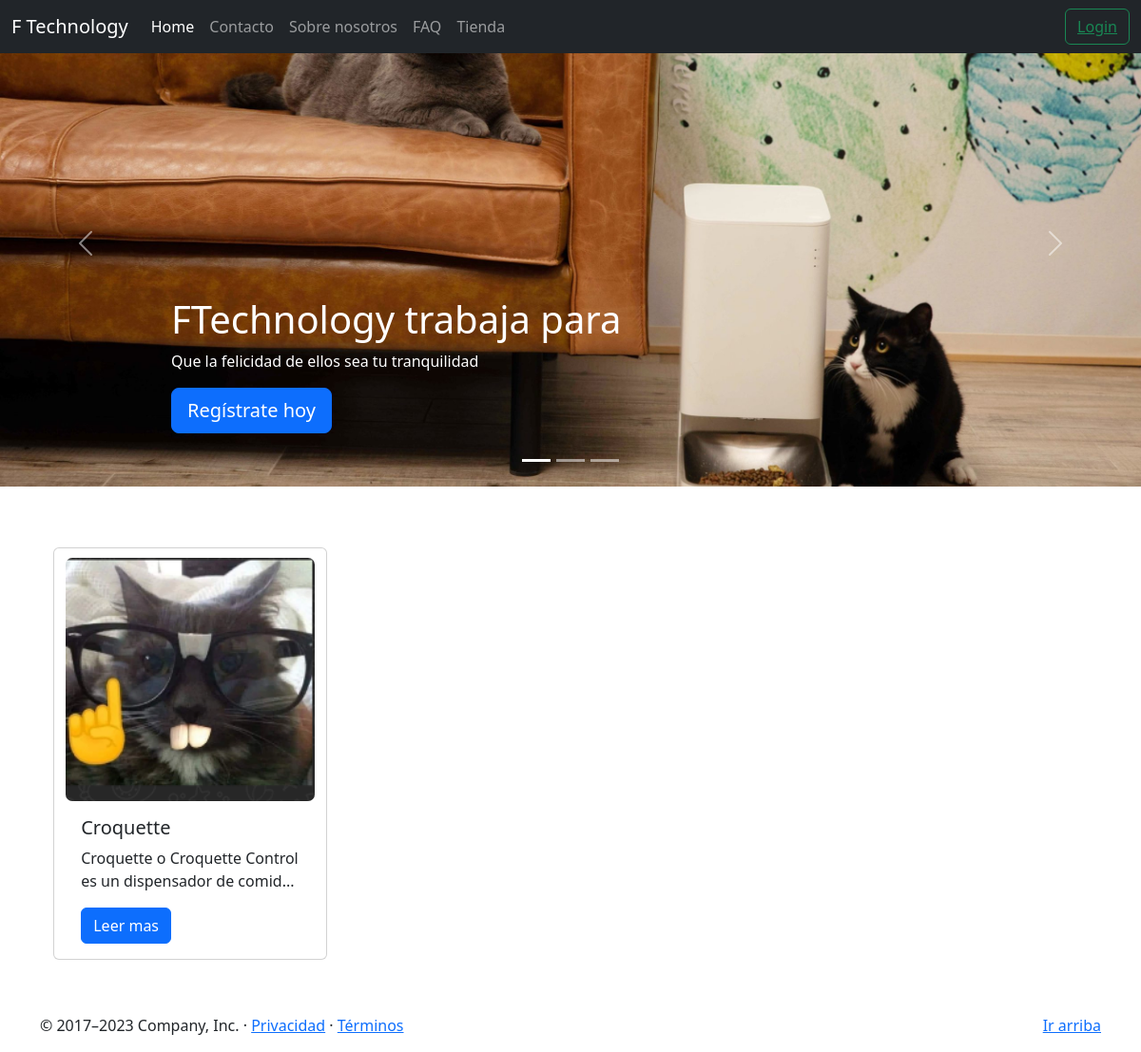
The app's page /store with its own data.
### tables this page shows
CREATE TABLE `apps` (
  `id` int NOT NULL AUTO_INCREMENT,
  `name` varchar(255) NOT NULL,
  `description` text NOT NULL,
  `price` decimal(10,0) NOT NULL,
  `avatar_serve` varchar(255) DEFAULT 'http://192.168.80.103:8080/',
  `avatar_rute` varchar(255) DEFAULT NULL,
  `created_at` timestamp NULL DEFAULT CURRENT_TIMESTAMP,
  PRIMARY KEY (`id`),
  UNIQUE KEY `name` (`name`)
);

### app/Controllers/ViewsUserAoutSessionController.php (called while the page is built, shortened)
<?php
class ViewsUserAoutSessionController extends BaseController{
    public function apps(){
        return model('AppsModel');
    }
    public function seeStore(){
        view('store', $this->apps()->get());
    }
}

### core/Helpers/sao/controller.php (called while the page is built)
<?php
function controller($controller, $function, $data = 'nulldata'){
    $controller = import('Controllers/'.$controller.'.php');
    if($data == 'nulldata'){
     try{
         return $controller->{$function}();
     }catch(\Throwable $th){
         throw new Exception("Error in Controller: $th");
         return;
     }
    }else{
        return $controller->{$function}($data);
    }
 }

### app/routes/web.php (called while the page is built, shortened)
<?php
Route::get('/store', function(){
   controller('ViewsUserAoutSessionController', 'seeStore');
});

### core/app.php (called while the page is built, shortened)
<?php
class Sao{
    protected $path;
    function __construct($path){
        $this->path = $path;
    }
    public function run(){
        $this->runAppRoutes();
        exit;
    }
    private function runAppHelpers(){
        include($this->path.'/core/Helpers/files.php');
    }
    private function runAppSaoHelpers(){
        include($this->path.'/core/Helpers/sao/import.php');
        include($this->path.'/core/Helpers/sao/controller.php');
        include($this->path.'/core/Helpers/sao/core.php');
        include($this->path.'/core/Helpers/sao/server.php');
    }
    private function runAppRoutes(){
        Route::run();
    }
}

### public/index.php (called while the page is built)
<?php
require_once dirname(__DIR__).'/inc/boostrap.php';
$sao->run();

### core/Views/data.php (called while the page is built, shortened)
<?php
class ViewData{
    public static function get(){
        $return =  $_SESSION['dataview'];
        return $return;
    }
    public static function unsetData(){
        if(isset($_SESSION['dataview'])){
            return true;
        }
        return false;
    }
}

### core/DataBase/connection.php (called while the page is built, shortened)
<?php
class Connection{
    public function __construct(){
        try{
            $link = new PDO(
                "mysql:host=".$_ENV['DB_HOST'].";dbname=".$_ENV['DB_DATABASE'],
                $_ENV['DB_USERNAME'],
                $_ENV['DB_PASSWORD'],
            );
            $link->setAttribute(PDO::ATTR_EMULATE_PREPARES, false);
            $link->setAttribute(PDO::ATTR_ERRMODE, PDO::ERRMODE_EXCEPTION);
            $link->setAttribute(PDO::MYSQL_ATTR_USE_BUFFERED_QUERY, true);
            $link->exec('set names utf8');
            $this->connection = $link;
        }catch(Exception $e){
            throw new Exception($e->getMessage());
        }
    }
}

### core/DataBase/ORM/orm.php (called while the page is built, shortened)
<?php
class DataBase extends Connection{
    public $query = '';
    public $data = [];
    public $responseSQL;
    public function connection(){
        return $this->connection;
    }
    public function prepare(){
        $this->query = '';
        $this->data = [];
    }
    public function select($colums = [], $all = true){
        empty($colums) ?  $query = 'SELECT ' : $query = 'SELECT '.implode(',', $colums);
        $this->query = $this->query." ".$query;
        return $this;
    }
    public function from($table){
        $query = ' FROM '.$table;
        $this->query = $this->query.$query;
        return $this;
    }
    public function queryString(){
        return [
            'queryStrig' => $this->query,
            'data' => $this->data
        ];
    }
    public function query(String $query, $data = []){
        return $this->executeSql($query, $data);
    }
    public function executeSql(String $query, $data){
        $responseSQL = $this->connection()->prepare($query);
        if($responseSQL){
            if($responseSQL->execute($data)){
                return $responseSQL;
            }else{
                throw New Exception("Unable to do execute statement: " . $query." and the data: ". json_encode($data));
                return false;
            }
        }else{
            throw New Exception("Unable to do prepared statement: " . $query);
            return false;
        }
    }
    public function execute(){
        try{
        $this->responseSQL = $this->query($this->query, $this->data);
        return $this;
        }catch (\Throwable $th) {
            echo "hubo un error";
            echo $th;
        }
    }
    public function all($type = 'fetch'){
        if($type == 'fetch'){
            $response = $this->responseSQL->fetch(PDO::FETCH_ASSOC);
            return is_array($response) ?
            arrayToObject($response) :
            $response;
        }else if($type == 'fetchAll'){
            $response = $this->responseSQL->fetchAll(PDO::FETCH_ASSOC);
            return is_array($response) ?
            arrayToObject($response) :
            $response;
        }
    }
}

### app/Models/AppsModel.php (called while the page is built, shortened)
<?php
class AppsModel extends BaseModel{
    public function get(){
        return $this->execute()->all('fetchAll');
    }
}

### core/Helpers/files.php (called while the page is built, shortened)
<?php
function getFilesByDirectory($dir){
    $dir = rtrim($dir, DIRECTORY_SEPARATOR);
    $dirs = array();
    if ($handler = opendir($dir)) {
        while (false !== ($file = readdir($handler))) {
            if($file != "." && $file !== '..'){
                array_push($dirs, $file);
            }
        }
    }
    return $dirs;
}

### core/Helpers/sao/server.php (called while the page is built, shortened)
<?php
function server(){
    return new Server;
}

### core/server/server.php (called while the page is built, shortened)
<?php
class Server
{
    public function RouteAbsolute($route = null, $host = null) {
        $protocol = 'https';
        if (!isset($_SERVER['HTTPS']) || $_SERVER['HTTPS'] != 'on') {
            $protocol = 'http';
        }
        $protocol = $protocol . '://';
        $host === null ?  $domain = isset($_SERVER['HTTP_HOST']) ? $_SERVER['HTTP_HOST'] : 'localhost' :  $domain = $host;
        return $route == null ? $protocol . $domain."/" : $protocol . $domain . '/' . $route;
    }
}

### app/Views/store.php (the view, shortened to what this page needs)
<?php
$apps = ViewData::get();
?>
<!DOCTYPE html>
<html lang="es">
  <body>
    <main>
      <div class="container marketing">
        <div class="row">
        <?php foreach($apps as $app):  ?>
          <div class="card" >
            <img
              src="<?php echo routePublic($app->avatar_rute) ?>"
              class="img-card-store"
            />
            <div class="card-body">
              <h5 class="card-title"><?php echo $app->name ?></h5>
              <p class="card-text">
                <?php echo  substr($app->description, 0, 56)."..."; ?>
              </p>
              <a href="<?php route('/see/'.$app->id) ?>" class="btn btn-primary">Leer mas</a>
            </div>
          </div>
          <?php endforeach; ?>
        </div>
      </div>
    </main>
  </body>
</html>

### core/Routing/router.php (shortened to what this page needs)
<?php
class Route extends Request{
    private static $executed = '';
    private static $lastExecuted = [];
    private static $typeExecuted = '';
    private static $idExecuted = 0;
    public static $routes = [];
    private static $idRoute = 0;
    private static $idGroup = 0;
    private static $groups = [];
    public static $data = [];
    function __construct($executed, $typeExecuted, $idExecuted){
        Route::$executed = $executed;
        Route::$typeExecuted = $typeExecuted;
        Route::$idExecuted = $idExecuted;
    }
    public static function setUri(string $uri){
        return '/'.trim($uri, '/');
    }
    public static function setIdGroup(){
        Route::$idGroup = Route::$idGroup + 1;
        return Route::$idGroup;
    }
    public static function setIdRoute(){
        Route::$idRoute = Route::$idRoute + 1;
        return Route::$idRoute;
    }
    public static function addRoute(string $route, callable $function, string $method){
        array_push(Route::$routes, [
            'idRoute' => Route::setIdRoute(),
            'route' => Route::setUri($route),
            'function' => $function,
            'method' => $method,
            'middlewares' => [],
            'prefix' => [],
            'data' => [],
            'idGroup' => []
        ]);
        return new Route($route, $method, Route::$idRoute);
    }
    public static function group(callable $callable){
        array_push(Route::$lastExecuted, [
            'id' => Route::$idExecuted,
            'type' => Route::$typeExecuted,
            'data' => Route::$executed
        ]);
        $templastIdExecutedBeforeGroup = Route::$idExecuted;
        $lastIdExecutedOfGroup = Route::$idExecuted;
        $idGroup = Route::setIdGroup();
        for($i = 0; count(Route::$lastExecuted) > $i; $i++){
            if(Route::$lastExecuted[$i]['type'] == 'GROUP'){
               $lastIdExecutedBeforeGroup = Route::$idExecuted - 1;
            }else{
                if($templastIdExecutedBeforeGroup ==  Route::$lastExecuted[$i]['id']){
                    $lastIdExecutedBeforeGroup = $templastIdExecutedBeforeGroup;
                    break;
                }else{
                    $lastIdExecutedBeforeGroup = Route::$lastExecuted[$i]['id'];
                }
            }
        }
        if(Route::$typeExecuted == 'GROUP'){
           $lastIdExecutedOfGroup = Route::$idRoute;
        }
        $diff = [];
        $pass = false;
        for($i = 0;  $lastIdExecutedOfGroup >= $i; $i++){
            if($i == $lastIdExecutedBeforeGroup || $pass){
                $pass = true;
                array_push($diff, $i);
            }
        }
        for($i = 0; count(Route::$routes) > $i; $i++){
            for($j = 1; count($diff) > $j; $j++){
                if(Route::$routes[$i]['idRoute'] == $diff[$j]){
                    array_push(Route::$routes[$i]['idGroup'],$idGroup);
                    array_push(Route::$groups, [
                        'idGroup' => $idGroup,
                        'routes' => Route::$routes[$i]
                    ]);
                }
            }
        }
       return new Route(Route::$groups, 'GROUP', $idGroup);
    }
    public function set(string $type, mixed $data){
        for($i = 0; count(Route::$routes) > $i; $i++){
            if(Route::$typeExecuted == 'GROUP'){
                for($j = 0; count(Route::$routes[$i]['idGroup']) > $j; $j++){
                    if(Route::$routes[$i]['idGroup'][$j] == Route::$idExecuted){
                        array_push(Route::$routes[$i][$type], $data);
                    }
                }
            }else{
                if(Route::$routes[$i]['idRoute'] == Route::$idExecuted){
                    array_push(Route::$routes[$i][$type], $data);
                }
            }
        }
        return new Route(Route::$executed, Route::$typeExecuted, Route::$idExecuted);
    }
     public static function run(){
        for($i = 0; count(Route::$routes) > $i; $i++){
            $route = Route::$routes[$i]['route'];
            $callback = Route::$routes[$i]['function'];
            $method = Route::$routes[$i]['method'];
            $prefixs = Route::$routes[$i]['prefix'];
            $dataView = Route::$routes[$i]['data'];
            !empty($prefixs) ? $route = Route::doPrefix($prefixs).$route : null;
            strpos($route, '%') !== false ? $route = preg_replace('/\%\w+/', '(\w+)', $route) : null;
            if(preg_match("@^" . $route . "$@", Request::$uri, $matches)){
                if($method == Request::$method){
                    array_shift($matches);
                    Route::$data = $dataView;
                    !empty($matches) ? $callback(
                        array_merge($matches, Request::$data)
                    ) : $callback(Request::$data);
                    break;
                }else{
                    $err = 405;
                }
            }else{
                $err = 404;
            }
        }
    }
}

### records on screen
apps: avatar_rute (picture), name "Croquette", description "Croquette o Croquette Control es un dispensador de comid"
